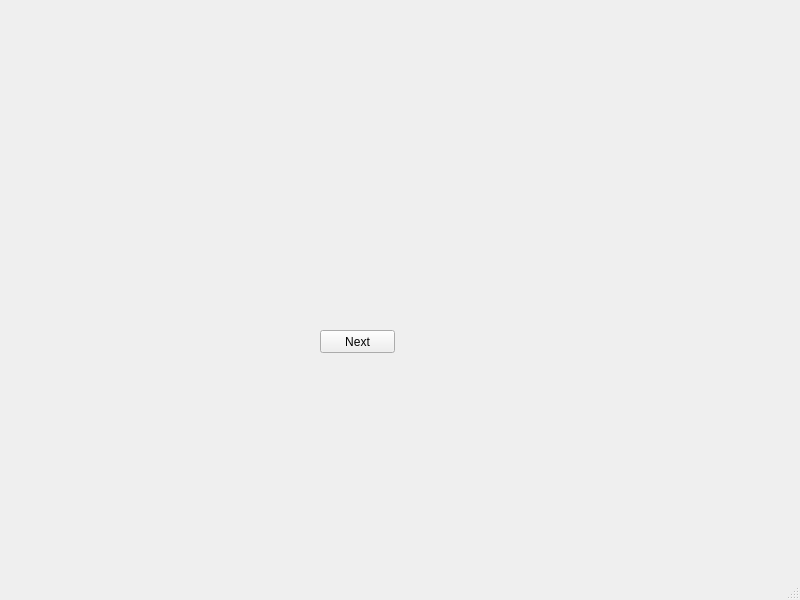
<?xml version="1.0" encoding="UTF-8"?>
<ui version="4.0">
 <class>MainWindow</class>
 <widget class="QMainWindow" name="MainWindow">
  <property name="geometry">
   <rect>
    <x>0</x>
    <y>0</y>
    <width>800</width>
    <height>600</height>
   </rect>
  </property>
  <property name="windowTitle">
   <string>MainWindow</string>
  </property>
  <widget class="QWidget" name="centralwidget">
   <widget class="QPushButton" name="next">
    <property name="geometry">
     <rect>
      <x>320</x>
      <y>330</y>
      <width>75</width>
      <height>23</height>
     </rect>
    </property>
    <property name="text">
     <string>Next</string>
    </property>
   </widget>
  </widget>
  <widget class="QMenuBar" name="menubar">
   <property name="geometry">
    <rect>
     <x>0</x>
     <y>0</y>
     <width>800</width>
     <height>22</height>
    </rect>
   </property>
  </widget>
  <widget class="QStatusBar" name="statusbar"/>
 </widget>
 <resources/>
 <connections/>
</ui>
